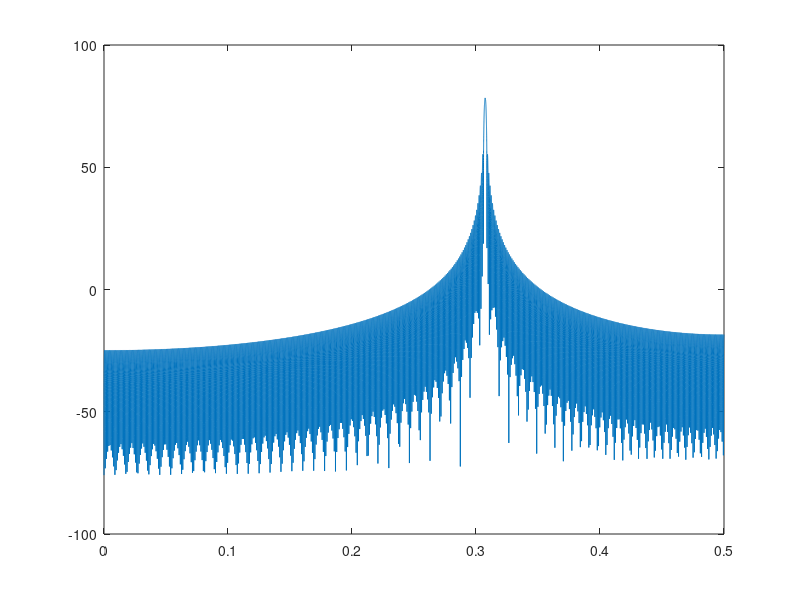

Here is the MATLAB script that generated this plot:
numSamples = 1024;
n = 0:numSamples - 1;
sin_x = sin(linspace(0,pi,numSamples));

A0 = 25.3;
f0 = .3074;
theta0 = .1234;
x = A0*cos(2*pi*f0*n+theta0);

re = real(x);
im = imag(x);
w = kaiser(numSamples, 7)';

re = re .* sin_x;
im = im .* sin_x;
N = numSamples*64*2;
f = (0:N-1)/N;

X = fft(re + j*im, N);
dbX = 20*log10(abs(X));

plot(f(1:end/2), dbX(1:end/2))
